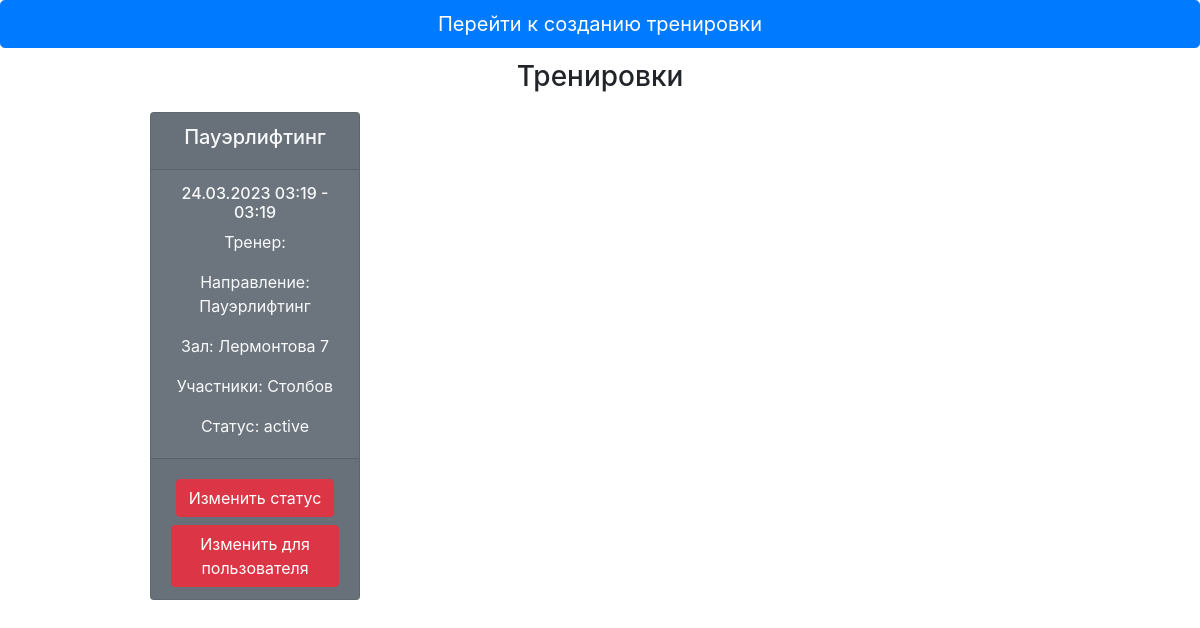
The app's page /trainer_dashboard.php (signed in) with its own data.
### tables this page shows
CREATE TABLE `workouts` (
  `id` text NOT NULL,
  `user_id` text NOT NULL,
  `trainer_id` text NOT NULL,
  `gym_id` text NOT NULL,
  `date` text NOT NULL,
  `time` text NOT NULL,
  `time_end` text NOT NULL,
  `direction` text NOT NULL,
  `status` text NOT NULL
);

CREATE TABLE `gyms` (
  `gym_id` text NOT NULL,
  `adress` text NOT NULL,
  `status` text NOT NULL
);

CREATE TABLE `vacant_workouts` (
  `id` text NOT NULL,
  `trainer_id` text NOT NULL,
  `gym_id` text NOT NULL,
  `date` text NOT NULL,
  `time` text NOT NULL,
  `time_end` text NOT NULL,
  `direction` text NOT NULL,
  `spots` text NOT NULL,
  `status` text NOT NULL
);

### trainer_dashboard.php (the view, shortened to what this page needs)
<link rel="stylesheet" href="https://stackpath.bootstrapcdn.com/bootstrap/4.3.1/css/bootstrap.min.css">
<?php
include 'connection.php';
if (isset($_SESSION['trainer_id'])) {
    $trainer_id = $_SESSION['trainer_id'];
    echo '<a href="create_workout.php" class="btn btn-primary btn-lg btn-block">Перейти к созданию тренировки</a>';
    $sql = "SELECT workouts.*, directions.direction, gyms.adress, GROUP_CONCAT(users.last_name SEPARATOR ', ') as participants, vacant_workouts.status as global_status
    FROM workouts
    INNER JOIN trainers ON workouts.trainer_id = trainers.id
    INNER JOIN directions ON workouts.direction = directions.id
    INNER JOIN gyms ON workouts.gym_id = gyms.gym_id
    INNER JOIN users ON workouts.user_id = users.id
    INNER JOIN vacant_workouts ON workouts.id = vacant_workouts.id
    WHERE trainers.id = '$trainer_id'
    GROUP BY workouts.id, vacant_workouts.status
";
    $result = mysqli_query($conn, $sql);
    if (mysqli_num_rows($result) == 0) {
        echo '<p>У вас еще нет назначенных тренировок</p>';
    } else {
        echo '<h3 class="h3 text-center" style="line-height: 2;">Тренировки</h3>';
        echo '<div class="card-columns" style="width: 75%; margin-left: auto; margin-right: auto; column-count: 4;">';
        while ($row = mysqli_fetch_assoc($result)) {
            $datetime = strtotime($row['date'] . ' ' . $row['time']);
            $now = time();
            $hours_left = floor(($datetime - $now) / 3600);
            if ($row['global_status'] == 'cancelled') {
                $bg_color = 'bg-secondary';
            } else if ($hours_left >= 6) {
                $bg_color = 'bg-info';
            } else if ($hours_left < 0) {
                $bg_color = 'bg-secondary';
            } else {
                $bg_color = 'bg-warning';
            }
            echo '<div class="card text-light text-center ' . $bg_color . '">
      <div class="card-header">
      <h5>' . $row['direction'] . '</h5>
      </div>
      <div class="card-body">
      <h6 class="card-subtitle mb-2">' . date('d.m.Y', strtotime($row['date'])) . ' ' . date('H:i', strtotime($row['time'])) . ' - ' . date('H:i', strtotime($row['time_end'])) . '</h6>
      <p class="card-text">Тренер: ' . $row['trainer_name'] . '</p>
      <p class="card-text">Направление: ' . $row['direction'] . '</p>
      <p class="card-text">Зал: ' . $row['adress'] . '</p>
      <p class="card-text">Участники: ' . $row['participants'] . '</p>
      <p class="card-text">Статус: ' . $row['global_status'] . '</p>
      </div>
      <div class="card-footer">';
            echo '<a href="cancel_workout.php?id=' . $row['id'] . '" class="btn btn-danger my-2">Изменить статус</a>';
            echo '<a href="cancel_spec.php?id=' . $row['id'] . '" class="btn btn-danger">Изменить для пользователя</a>';
            echo '</div>';
            echo '</div>';
            echo '</div>';
        }
    }
} else {
    echo '<p>Вы не вошли</p>';
    echo '<a href="login.html" class="btn btn-primary">Войти</a>';
}
?>

### records on screen
workouts: direction "Пауэрлифтинг", date "24.03.2023", time "03:19", time_end "03:19", gym.adress "Лермонтова 7", participants "Столбов", vacant_workouts.status "active"
